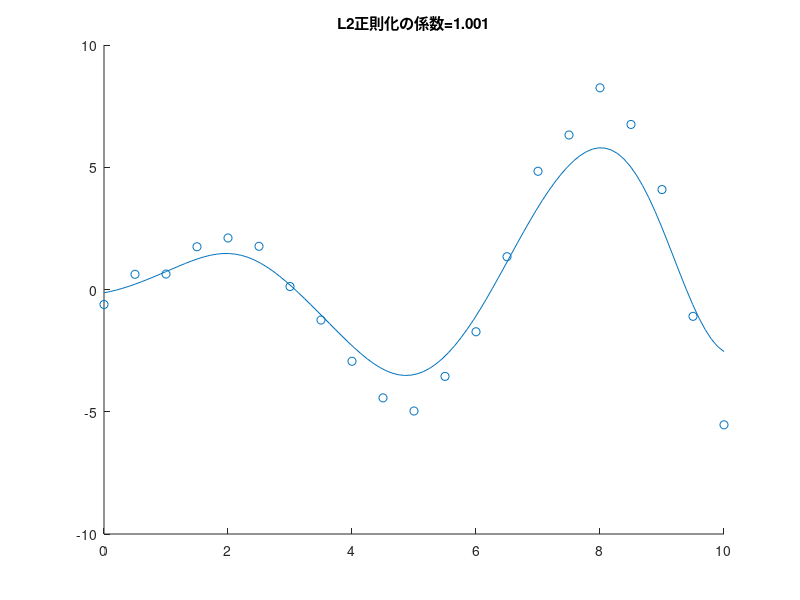

MATLAB code for this plot: (Note: this script raises an error after producing the figure.)
% 正則化項のパラメータを変えながらフィッティングの様子を可視化するコード

clear;clc;close all

beta = 1;
%% サンプルデータの作成と計算の準備
rng('default') % For reproducibility
x_observed = linspace(0,10,21)';
y_observed1 = x_observed.*sin(x_observed);
y_observed2 = y_observed1 + 0.5*randn(size(x_observed));
numSample = numel(x_observed);
K = zeros(numSample, numSample);
% サンプルデータのプロット
figure;
idx = 1;
filename='output.gif';
DelayTime=0.005;

for L2regu = 1.001:-0.01:0.001

%% グラム行列の計算
% わかりやすくfor文を2つ用いて実装します
for i =1:numSample
    for j = 1:numSample

        diff = (x_observed(i)-x_observed(j))^2;
        K(i,j) = exp(-beta*diff);
    end
end
%% 重みwの計算
w = inv((K+L2regu*eye(numSample)))*y_observed2;
%% 結果の可視化

% フィッティングした結果のプロット
numSample_test = 100;
x_test = linspace(0,10,numSample_test)';
kOut = zeros(numSample_test,1);
for i =1:numSample_test
    x_i = x_test(i);
    diff_test = (x_observed-x_i).^2;
    kOut(i) = w'*exp(-diff_test.*beta);
end

scatter(x_observed,y_observed2);hold on
plot(x_test,kOut)
title(sprintf('L2正則化の係数=%d',L2regu));hold off;drawnow;pause(0.02)
figData = getframe(gcf);
im = figData.cdata;

[A,map] = rgb2ind(im,256);
if idx == 1
    imwrite(A,map,filename,'gif','LoopCount',Inf,'DelayTime',DelayTime)
else
    imwrite(A,map,filename,'gif','WriteMode','append','DelayTime',DelayTime);
end
% idxの更新
idx=idx+1;

end